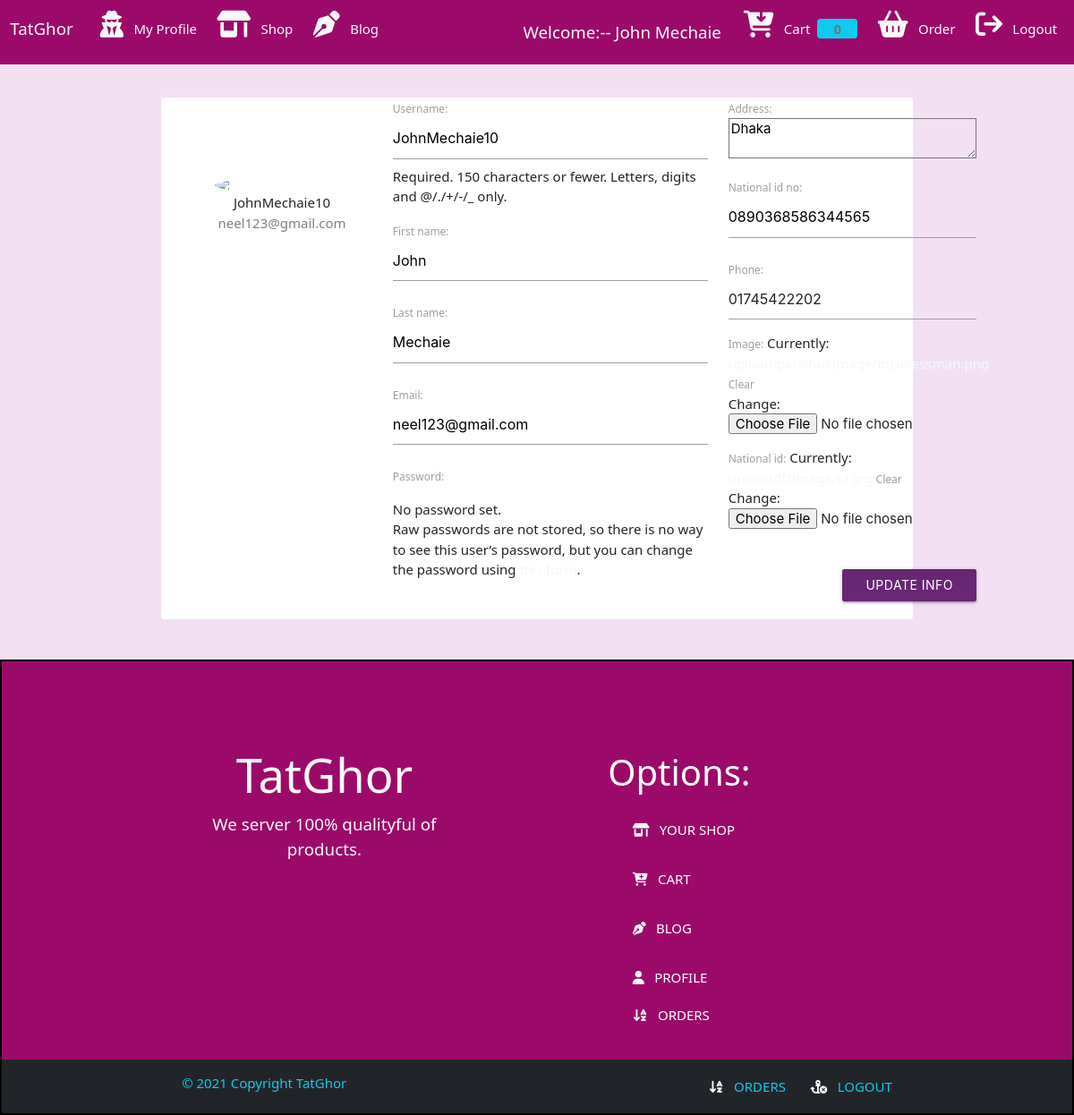
The page /edit_profile/ (signed in) on the database its author committed.
### Store/models/userprofile.py (models this page shows, shortened)
class UserProfile(models.Model):
    user = models.OneToOneField(User, on_delete=models.CASCADE, null=True)
    address = models.TextField(max_length=300, blank=True, default='')
    national_id_no = models.CharField(max_length=50)
    phone = models.CharField(max_length=20)
    image = models.FileField(default = 'upload/pkrishokImage/blank.png', upload_to = 'upload/pkrishokImage/', blank=True)
    national_id = models.FileField(default= 'upload/IDImage/blank.png',upload_to = 'upload/IDImage/', blank=True)
    @staticmethod
    def get_info_of_user(user_id):
        return UserProfile.objects.filter(user = user_id)

### Store/views.py (the view)
# urls.py: path('edit_profile/',views.edit_profile, name='edit_profile_info'),
def edit_profile(request):
    user = request.session.get('current_user_id')
    data = UserProfile.get_info_of_user(user)
    if request.method == 'POST':
        p_form = InfoUserProfileForm(request.POST,  request.FILES,
        instance=request.user.userprofile,
        )
        u_form = User_Form(request.POST,
        instance= request.user)
        if u_form.is_valid() and p_form.is_valid():
            user = u_form.save()
            user.save()
            group = Group.objects.get(name='Manufacturer')
            user.groups.add(group)
            profile = p_form.save(commit=False)
            profile.user = user
            profile.save()
            username = u_form.cleaned_data.get('username')
            messages.success(request, 'Account updated successfully for '+ username )
            return redirect('profile')
    else:
        p_form = InfoUserProfileForm(instance=request.user.userprofile)
        u_form = User_Form(instance= request.user)
    context = {
    "p_form":p_form,
    "u_form": u_form,
    'data': data,
    }
    return render(request, 'profile/edit_pro.html', context)
    form_class = EditProfileForm
    template_name = 'profile/edit_profile.html'
    success_url = reverse_lazy('profile')
    def get_object(self):
        return self.request.user

### Store/forms2.py (shortened to what this page needs)
class InfoUserProfileForm(forms.ModelForm):
    class Meta():
        model = UserProfile
        fields = ('address', 'national_id_no', 'phone', 'image', 'national_id')
        widgets = {
                'phone': forms.TextInput(attrs={'class':'form-control',"pattern":"[0][1][2-9][0-9]{8}", 'title':'follow this pattern: ex:-017-000-000-00'}),
            }

class User_Form(UserChangeForm):
    first_name = forms.CharField()
    last_name = forms.CharField()
    email = forms.EmailField()
    class Meta():
        model = User
        fields = ['username', 'first_name', 'last_name', 'email',]

### templates/profile/edit_pro.html (shortened to what this page needs)
{% extends 'store/base.html' %}
{% block content %}
<div class="container rounded bg-white mt-5 mb-5">
    <div class="row">
        <div class="col-lg-12">
            <form action="" method="POST"  enctype="multipart/form-data">
                <div class="row " style="width: 900px; height: auto;">
                    <div class="col-lg-3 col-md-3 border-right">
                        <div class="d-flex flex-column align-items-center text-center p-3 py-5">
                            <img class="rounded-circle img-fluid  mt-5" width="150px" src="https://st3.depositphotos.com/15648834/17930/v/600/depositphotos_179308454-stock-illustration-unknown-person-silhouette-glasses-profile.jpg"
                            >
                <span class="font-weight-bold">
                    {{user}}
                </span>
                <span class="text-black-50">
                    {{user.email}}
                </span>
                        </div>
                    </div>
                       <div class="col-md-5 border-right"  >
                        {{u_form.as_p}}
                       </div>
                       <div class="col-md-4 ">
                        {{p_form.as_p}}
                        <button type="submit" class="btn btn-outline-info " style="width: 150px; float: right; margin-top: 30px; background-color: #682773;">
                            Update Info
                        </button>
                       </div>
                </div>
            </form>
        </div>
    </div>
</div>
{% endblock %}

### templates/store/base.html (shortened to what this page needs)
{% load static %}
{% load crispy_forms_tags %}
{% load cart %}
<!doctype html>
<html lang="en">
    <head>
        <link rel="stylesheet" href="https://cdnjs.cloudflare.com/ajax/libs/font-awesome/6.1.1/css/all.min.css">
        <link href="https://cdn.jsdelivr.net/npm/bootstrap@5.1.0/dist/css/bootstrap.min.css" rel="stylesheet"
>
        <link rel="stylesheet" href="https://cdnjs.cloudflare.com/ajax/libs/materialize/1.0.0/css/materialize.min.css">
        {% load static %}
        <link rel="stylesheet" href="{% static 'css/style.css'%}">
        <link rel="stylesheet" href="https://cdnjs.cloudflare.com/ajax/libs/OwlCarousel2/2.3.4/assets/owl.carousel.min.css"
/>
        <link rel="stylesheet"
              href="https://cdnjs.cloudflare.com/ajax/libs/OwlCarousel2/2.3.4/assets/owl.theme.default.min.css"
/>
    </head>
    <body>
        <nav class="navbar navbar-expand-lg navbar-light "
             style="background-color: rgb(156, 10, 105); color:rgb(245, 245, 237); ">
    <div class="container-fluid" style="background:rgb(156, 10, 105); ">
                <a class="navbar-brand text-light" href="/">TatGhor</a>
                <div class="collapse navbar-collapse" id="navbarSupportedContent"
                     style="background:rgb(156, 10, 105);  position: relative;z-index: 1000;">
                    <ul class="navbar-nav me-auto  mb-lg-0" style="color:white;">
                        <li class="nav-item">
                            <a class="nav-link active text-light" aria-current="page"
                            href="{% url 'profile' %}">
                               <span>
                                <i class="fa-2x p-2  fa-solid fa-user-secret float-right text-light">
                                </i>
                              </span>
                              My Profile
                            </a>
                        </li>
                        <li class="nav-item" >
                            <a class="nav-link active text-light" aria-current="page" href="/">
                                <span><i class="fa-2x p-2  fa-solid fa-shop float-right text-light"></i>
                                </span>
                               Shop
                            </a>
                        </li>
                        <li class="nav-item">
                            <a class="nav-link active text-light" aria-current="page" href="{% url 'home_Blog' %}">
                                <span>
                                    <i class="fa-2x p-2  fa-solid fa-pen-nib float-right text-light"></i>
                                </span>
                                Blog
                            </a>
                        </li>
                    </ul>
                    {% if request.user.is_authenticated %}
                    <div class=" lead d-flex mt-2 text-light">
                        Welcome:<span>--&nbsp;{{request.user.get_full_name}} &nbsp; </span>
                    </div>
                    {% endif %}
                    <ul class="navbar-nav my-2 my-lg-0">
                        <li class="nav-item">
                            <a class="nav-link active text-light" aria-current="page" href="{% url 'cart' %}">
                                <span><i class="fa-2x p-2  fa-solid fa-cart-arrow-down float-right text-light"></i>
                                </span>
                                Cart
                                <span class="badge bg-info">{{request.session.cart.keys|length}}
                                </span>
                            </a>
                        </li>
                        {% if not request.session.current_user_id %}
                        <li class="nav-item dropdown">
                          <a class="nav-link dropdown-toggle text-light" href="#" id="navbarDropdownMenuLink" role="button"
                             data-bs-toggle="dropdown" aria-expanded="false">
                             <span><i class="fa-2x p-2 fa-solid fa-users float-right text-light"></i>
                              SignUp
                              </span>
                          </a>
                          <ul class="dropdown-menu resdrop text-uppercase"  style=" background:rgb(217, 41, 176);">
                              <li class="drop">
                                  <a class="dropdown-item "
                                  style=" display: inline-block;  color: #fff" href="{% url 'cus_reg' %}">
                                      Register As Customer
                                  </a>
                              </li>
                              <li class="drop">
                                  <a class="dropdown-item text-white" href="{% url 'fa_reg' %}" >Register As Manufacturer</a>
                              </li>
                              <li class="drop d-flex"><a class="dropdown-item text-white" href="{% url 'agri_officer_reg' %}">Register As Staff</a></li>
                          </ul>
                      </li>
                        <li class="nav-item">
                            <a class="nav-link active text-light" aria-current="page" href="{% url 'login' %}">
                                <span><i class="fa-2x p-2  fa-solid fa-anchor-lock float-right text-light"></i>
                                Login
                                </span>
                            </a>
                        </li>
                        {% else %}
                        <li class="nav-item">
                            <a class="nav-link active text-light" aria-current="page" href="{% url 'order_page' %}">
                                <span>
                                    <i class="fa-2x p-2  fa-solid fa-basket-shopping float-right text-light"></i>
                                Order
                                </span>
                            </a>
                        </li>
                        <li class="nav-item">
                            <a class="nav-link text-light" href="{% url 'logout' %}">
                            <span>
                                <i class="fa-2x p-2  fa-solid fa-arrow-right-from-bracket float-right text-light"></i>
                                Logout
                            </span>
                            </a>
                        </li>
                        {% endif %}
                    </ul>
                </div>
            </div>
        </nav>
        {% block content %}
        {% endblock %}
        {% include 'store/footer.html' %}
        </body>
</html>

### templates/profile/edit_pro.html (style rules this page uses)
body { background: rgb(244, 224, 243) }

### templates/store/footer.html (style rules this page uses)
a { text-decoration: none; color:aliceblue; }
li { list-style-type: none; }

### rows shown on the page
UserProfile: address "Dhaka", national_id_no "0890368586344565", phone "01745422202"

### other values the page prints
{{ request.user.get_full_name }} "John Mechaie"
{{ request.session.cart.keys|length }} "0"
{{ user }} "JohnMechaie10"
{{ user.email }} "neel123@gmail.com"
